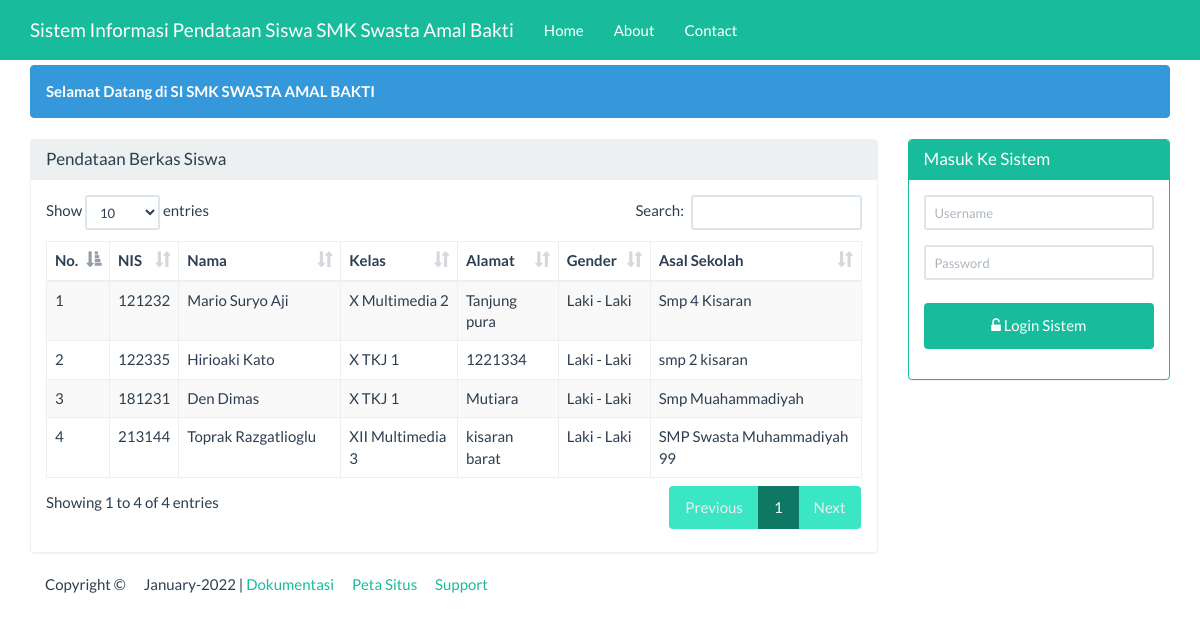
The page / on the database its author committed.
### tables this page shows
CREATE TABLE IF NOT EXISTS `datasiswa` (
`nis` int(5) NOT NULL,
  `nama` varchar(25) NOT NULL,
  `kelas` varchar(255) NOT NULL,
  `alamat` varchar(20) NOT NULL,
  `gender` varchar(50) NOT NULL,
  `agama` varchar(25) NOT NULL,
  `no_telp` varchar(50) NOT NULL,
  `foto` varchar(255) NOT NULL,
  `thn_masuk` varchar(11) NOT NULL,
  `Jurusan` varchar(50) NOT NULL,
  `asal_sekolah` varchar(500) NOT NULL,
  `Status` varchar(15) NOT NULL
);

### beranda.php (the view, shortened to what this page needs)
<div class="container">
    <div class="row">
        <div class ="col-xs-12">
            <div class="alert alert-info">
                <strong>Selamat Datang di SI SMK SWASTA AMAL BAKTI</strong>
            </div>
        </div>
    </div>
    <div class="row">
        <div class="col-sm-9 col-xs-12">
            <div class="panel panel-default">
                <div class="panel-heading">
                    <h3 class="panel-title">Pendataan Berkas Siswa</h3>
                </div>
                <div class="panel-body">
                     <table id="dtskripsi" class="table table-bordered table-striped table-hover">
                        <thead>
                            <tr>
                                <th>No.</th><th>NIS</th><th width="20%">Nama</th><th>Kelas</th><th>Alamat</th><th>Gender</th><th>Asal Sekolah</th>
                            </tr>
                        </thead>
                        <tbody>
                            <?php
                            $sql = "SELECT * FROM datasiswa";
                            $query = mysqli_query($koneksi, $sql) or die("SQL Anda Salah");
                            $nomor = 0;
                            while ($data = mysqli_fetch_array($query)) {
                                $nomor++;
                                ?>
                                <tr>
                                    <td><?= $nomor ?></td>
                                    <td><?= $data['nis'] ?></td>
                                    <td><?= $data['nama'] ?></td>
                                    <td><?= $data['kelas'] ?></td>
                                    <td><?= $data['alamat'] ?></td>
                                    <td><?= $data['gender'] ?></td>
                                    <td><?= $data['asal_sekolah'] ?></td>
                                </tr>
                            <?php } ?>
                        </tbody>
                    </table>
                </div>
            </div>
        </div>
        <div class="col-sm-3 col-xs-12">
            <?php if (isset($_SESSION['username'])) { ?>
            <div class="alert alert-info">
                <strong>Welcome <?=$_SESSION['nama']?></strong>
            </div>
            <?php
           } else { ?>
            <div class="panel panel-success">
                <div class="panel-heading">
                    <h3 class="panel-title">Masuk Ke Sistem</h3>
                </div>
                <div class="panel-body">
                    <form class="form-horizontal" action="proses_login.php" method="post">
                        <div class="form-group">
                            <div class="col-sm-12">
                                <input type="text" name="user" class="form-control input-sm"
                                   placeholder="Username" required="" autocomplete="off"/>
                            </div>
                        </div>
                        <div class="form-group">
                            <div class="col-sm-12">
                                <input type="password" name="pwd" class="form-control input-sm"
                                   placeholder="Password" required="" autocomplete="off"/>
                            </div>
                        </div>
                        <div class="form-group">
                            <div class="col-sm-12">
                                <button type="submit" name="login" value="login"
                                        class="btn btn-success btn-block"><span class="fa fa-unlock-alt"></span>
                                    Login Sistem
                                </button>
                            </div>
                    </form>
                </div>
            </div>
        </div>
            <?php } ?>
    </div>
</div>

### index.php (style rules this page uses)
body { margin-top:65px; }
button { background-color: #00CED1; color: white; padding: 14px 20px; margin: 8px 0; border: none; cursor: pointer; width: 200%; }

### rows shown on the page
datasiswa: nis "121232", nama "Mario Suryo Aji", kelas "X Multimedia 2", alamat "Tanjung pura", gender "Laki - Laki", asal_sekolah "Smp 4 Kisaran"
datasiswa: nis "122335", nama "Hirioaki Kato", kelas "X TKJ 1", alamat "1221334", gender "Laki - Laki", asal_sekolah "smp 2 kisaran"
datasiswa: nis "181231", nama "Den Dimas", kelas "X TKJ 1", alamat "Mutiara", gender "Laki - Laki", asal_sekolah "Smp Muahammadiyah"
datasiswa: nis "213144", nama "Toprak Razgatlioglu", kelas "XII Multimedia 3", alamat "kisaran barat", gender "Laki - Laki", asal_sekolah "SMP Swasta Muhammadiyah 99"
